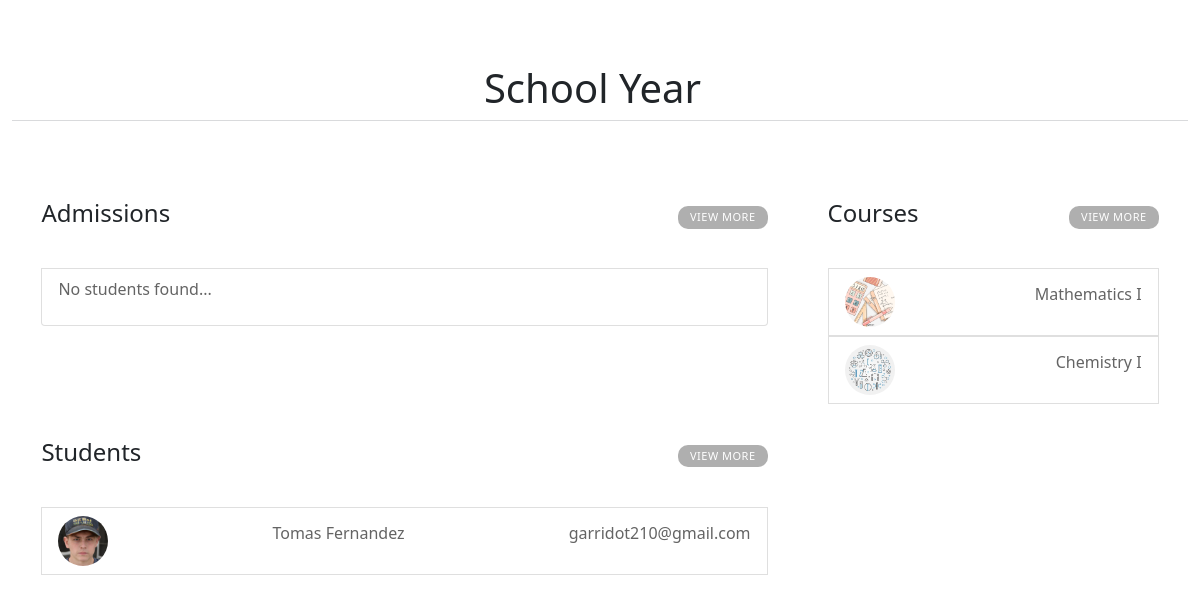
The app's page /academiaweb/years/year=1/, older data.
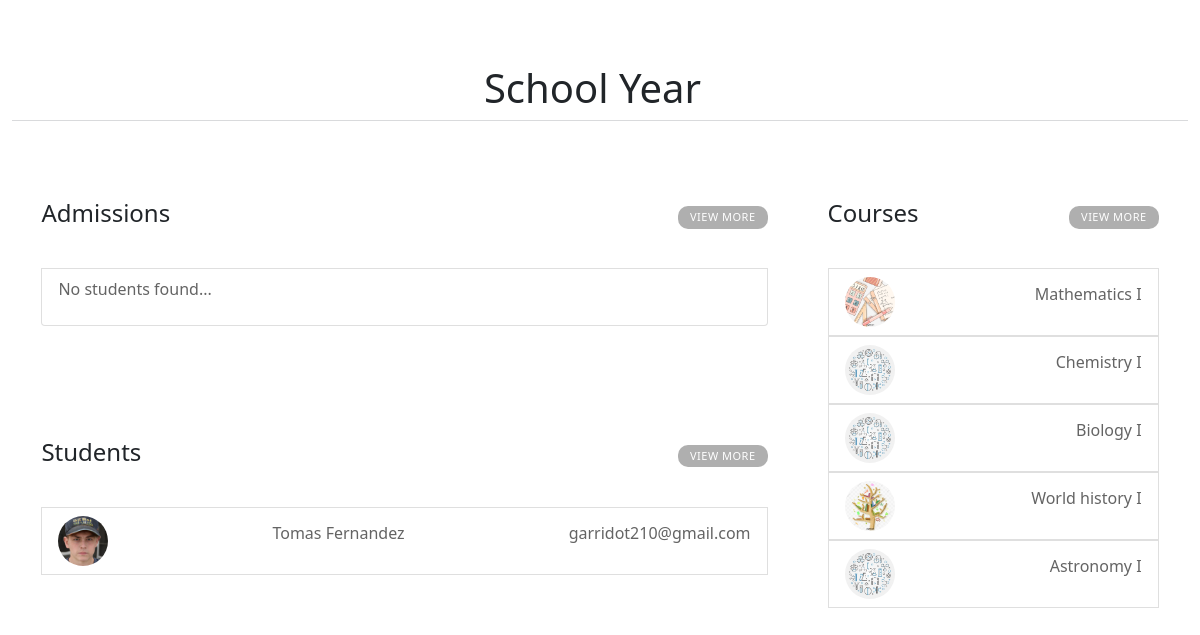
The same page, newer data.
### main_app/models.py (models this page shows, shortened)
class Students(models.Model):
    id              = models.AutoField(primary_key=True)
    user            = models.ForeignKey(UserAccount,on_delete=models.CASCADE)
    document        = models.CharField(max_length=8,unique=True)
    first_name      = models.CharField(max_length=200)
    last_name       = models.CharField(max_length=200)
    date_of_birth   = models.DateField(default=datetime.date.today)
    gender_choice   = (('male','male'),('feminine','feminine'),('undefined','undefined'))
    gender          = models.CharField(max_length=10, default='male', choices=gender_choice)
    nationality     = CountryField()
    year            = models.ForeignKey(SchoolYears,on_delete=models.CASCADE,blank=True,null=True)
    profile_picture = models.ImageField(upload_to=upload_location_students,blank=True,null=True)
    HS_diploma      = models.FileField(upload_to=upload_location_students,blank=True,null=True)
    class Meta():
        verbose_name        = 'Student'
        verbose_name_plural = 'Students'
    @property
    def full_name(self):
        return '{} {}'.format(self.first_name,self.last_name)
    @property
    def email(self):
        return str(self.user)

class UserAccount(AbstractBaseUser,PermissionsMixin):
    email           = models.EmailField(unique=True)
    groups          = models.ManyToManyField(Group,blank=True)
    date_joined     = models.DateTimeField(auto_now_add=timezone.now())
    last_login      = models.DateTimeField(auto_now=timezone.now())
    is_active       = models.BooleanField(default=True)
    is_staff        = models.BooleanField(default=False)
    is_superuser    = models.BooleanField(default=False)
    is_teacher      = models.BooleanField(default=False)
    is_student      = models.BooleanField(default=False)
    is_admin        = models.BooleanField(default=False)
    USERNAME_FIELD  = 'email'
    objects = UserManager()
    def __str__(self):
        return self.email

class Courses(models.Model):
    id             = models.AutoField(primary_key=True)
    name           = models.CharField(max_length=200)
    description    = models.TextField()
    year           = models.ForeignKey(SchoolYears,on_delete=models.CASCADE)
    course_picture = models.ImageField(blank=True,null=True, upload_to=upload_location)
    class Meta():
        verbose_name        = 'Course'
        verbose_name_plural = 'Courses'

### main_app/views.py (the view)
# urls.py: path('years/year=<str:pk>/',views.YearData,name='year'),
def YearData(request,pk):
    year = SchoolYears.objects.get(id=pk)
    students  = Students.objects.filter(year = year)
    courses   = Courses.objects.filter(year = year)
    admssions = Applications.objects.filter(year=year)
    context   = {'year':year,'students':students,'courses':courses,'admssions':admssions}
    return render(request,'year_data.html',context)

### main_app/models.py (called while the page is built)
    def __str__(self):
        return str(self.id)

### main_app/templates/year_data.html
{% extends 'base.html' %}
{% load static %}
{% block content %}
<link rel="stylesheet" href="{% static 'css/year_data.css' %}">
<div class="container-fluid">
    <div class="title">
        <a href="{% url 'years' %}"><h1>School Year</h1></a>
    </div>
    <div class="content" >
        <div class="first-col">
            <ul class="list-group" >
                <div class="content-title">
                    <h4>Admissions</h4>
                    <a href="">
                        View More
                    </a>
                </div>
                {% if admissions %}{% for admission in admissions %}
                <a href="{% url 'admission' admission.email %}"><li class="list-group-item">
                    <img src="{{admission.profile_picture.url}}"  alt="">
                    <p>{{admission.full_name}}</p>
                    <p id="info2">{{admission.email}}</p>
                </li></a>{% endfor %}{% else %}
                <li class="list-group-item">
                    <p>No students found...</p>
                </li>
                {% endif %}
            </ul>
            <ul class="list-group" id="students">
                <div class="content-title">
                    <h4>Students</h4>
                    <a href="/academiaweb/students/?user=&document=&first_name=&last_name=&gender=&year={{year.id}}">
                        View More
                    </a>
                </div>
                {% if students %}{% for student in students %}
                <a href="{% url 'student' student.email %}"><li class="list-group-item">
                    <img src="{{student.profile_picture.url}}"  alt="">
                    <p>{{student.full_name}}</p>
                    <p id="info2">{{student.email}}</p>
                </li></a>{% endfor %}{% else %}
                <li class="list-group-item">
                    <p>No students found...</p>
                </li>
                {% endif %}
            </ul>
        </div>
        <div class="second-col">
            <ul class="list-group">
                <div class="content-title">
                    <h4>Courses</h4>
                    <a href="/academiaweb/courses/?name=&year=1">View More</a>
                </div>
                {% if courses %}{% for course in courses %}
                <a href="{% url 'course' course.name course.year %}">
                    <li class="list-group-item">
                    <img src="{{course.course_picture.url}}"  alt="">
                    <p>{{course.name}}</p>
                    </li>
                </a>{% endfor %}{% else %}
                <li class="list-group-item">
                    <p>no courses found...</p>
                </li>
                {% endif %}
            </ul>
        </div>
    </div>
</div>
{% endblock %}

Row changes from the older to the newer data that the page shows:
added Courses: course_picture (picture), name "Biology I"
added Courses: course_picture (picture), name "World history I"
added Courses: course_picture (picture), name "Astronomy I"
